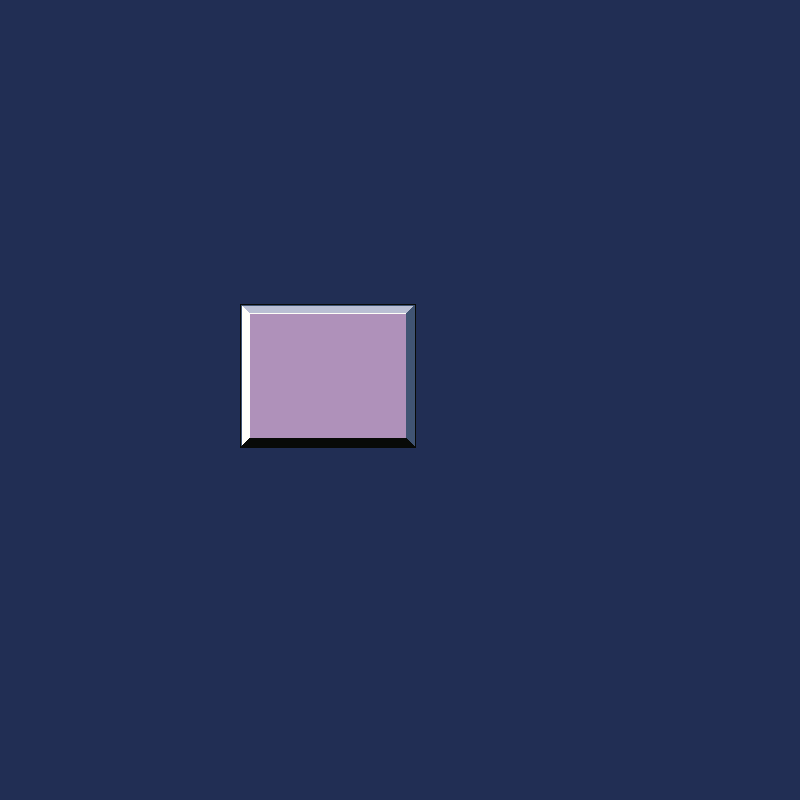

This game map was drawn from its Tiled (.tmx) file and the tilesets committed beside it. A one-line description and the trimmed map source follow:
An orthogonal 50x50 tile map with 16x16 px tiles, 1 tile layer (Tile Layer 1).

<map version="1.2" tiledversion="1.2.2" orientation="orthogonal" renderorder="right-down" width="50" height="50" tilewidth="16" tileheight="16" infinite="0" nextlayerid="2" nextobjectid="1">
 <tileset firstgid="1" name="someTiles1" tilewidth="16" tileheight="16" tilecount="224" columns="16">
  <image source="tiles.png" width="256" height="224" />
 </tileset>
 <layer id="1" name="Tile Layer 1" width="50" height="50">
  <data>[2500 cells, 2500 non-empty, 17 distinct tile ids]</data>
 </layer>
</map>
